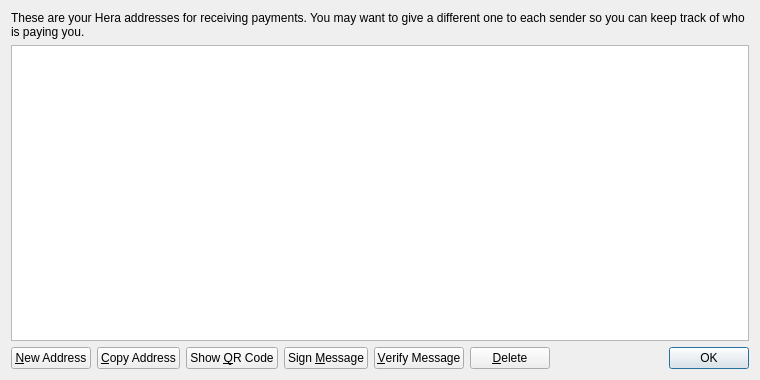
<?xml version="1.0" encoding="UTF-8"?>
<ui version="4.0">
 <class>AddressBookPage</class>
 <widget class="QWidget" name="AddressBookPage">
  <property name="geometry">
   <rect>
    <x>0</x>
    <y>0</y>
    <width>760</width>
    <height>380</height>
   </rect>
  </property>
  <property name="windowTitle">
   <string>Address Book</string>
  </property>
  <layout class="QVBoxLayout" name="verticalLayout">
   <item>
    <widget class="QLabel" name="labelExplanation">
     <property name="text">
      <string>These are your Hera addresses for receiving payments. You may want to give a different one to each sender so you can keep track of who is paying you.</string>
     </property>
     <property name="textFormat">
      <enum>Qt::PlainText</enum>
     </property>
     <property name="wordWrap">
      <bool>true</bool>
     </property>
    </widget>
   </item>
   <item>
    <widget class="QTableView" name="tableView">
     <property name="contextMenuPolicy">
      <enum>Qt::CustomContextMenu</enum>
     </property>
     <property name="toolTip">
      <string>Double-click to edit address or label</string>
     </property>
     <property name="tabKeyNavigation">
      <bool>false</bool>
     </property>
     <property name="selectionMode">
      <enum>QAbstractItemView::SingleSelection</enum>
     </property>
     <property name="selectionBehavior">
      <enum>QAbstractItemView::SelectRows</enum>
     </property>
     <property name="sortingEnabled">
      <bool>true</bool>
     </property>
     <attribute name="verticalHeaderVisible">
      <bool>false</bool>
     </attribute>
    </widget>
   </item>
   <item>
    <layout class="QHBoxLayout" name="horizontalLayout">
     <item>
      <widget class="QPushButton" name="newAddressButton">
       <property name="toolTip">
        <string>Create a new address</string>
       </property>
       <property name="text">
        <string>&amp;New Address</string>
       </property>
      </widget>
     </item>
     <item>
      <widget class="QPushButton" name="copyToClipboard">
       <property name="toolTip">
        <string>Copy the currently selected address to the system clipboard</string>
       </property>
       <property name="text">
        <string>&amp;Copy Address</string>
       </property>
      </widget>
     </item>
     <item>
      <widget class="QPushButton" name="showQRCode">
       <property name="text">
        <string>Show &amp;QR Code</string>
       </property>
      </widget>
     </item>
     <item>
      <widget class="QPushButton" name="signMessage">
       <property name="toolTip">
        <string>Sign a message to prove you own a Hera address</string>
       </property>
       <property name="text">
        <string>Sign &amp;Message</string>
       </property>
      </widget>
     </item>
     <item>
      <widget class="QPushButton" name="verifyMessage">
       <property name="toolTip">
        <string>Verify a message to ensure it was signed with a specified Hera address</string>
       </property>
       <property name="text">
        <string>&amp;Verify Message</string>
       </property>
      </widget>
     </item>
     <item>
      <widget class="QPushButton" name="deleteButton">
       <property name="toolTip">
        <string>Delete the currently selected address from the list</string>
       </property>
       <property name="text">
        <string>&amp;Delete</string>
       </property>
      </widget>
     </item>
     <item>
      <spacer name="horizontalSpacer">
       <property name="orientation">
        <enum>Qt::Horizontal</enum>
       </property>
       <property name="sizeHint" stdset="0">
        <size>
         <width>40</width>
         <height>20</height>
        </size>
       </property>
      </spacer>
     </item>
     <item>
      <widget class="QDialogButtonBox" name="buttonBox">
       <property name="sizePolicy">
        <sizepolicy hsizetype="Maximum" vsizetype="Fixed">
         <horstretch>0</horstretch>
         <verstretch>0</verstretch>
        </sizepolicy>
       </property>
       <property name="standardButtons">
        <set>QDialogButtonBox::Ok</set>
       </property>
      </widget>
     </item>
    </layout>
   </item>
  </layout>
 </widget>
 <resources>
  <include location="../bitcoin.qrc"/>
 </resources>
 <connections/>
</ui>
